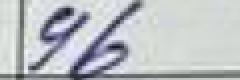
#> input picture legacy/image copy.png, 120 x 40 px, given as the content of the folder ingredients/1, which was not available (shown 2 times larger)
$ python b3.py
#> lines starting #> are read from the running program, lines starting #| are printed output that depends on the picture; after the words box and inside, x2 and y2 are one past the last pixel; in counts of white or black regions, pixels touching at a corner belong together; pictures that were not available may be replaced by others from this repository, and a replacement may not be noted
import os
import random
import glob
import numpy as np
from PIL import Image, ImageFilter
import cv2

INGREDIENTS_PATH = "ingredients"
OUTPUT_PATH = "train_data2"
BOX_HEIGHT = 40
BOX_WIDTH = 80
SAMPLES_PER_CLASS = 300

move_classes = [f"{s}{e}" for s in range(1, 10) for e in range(1, 10)] + \
               [f"{s}{e}x" for s in range(1, 10) for e in range(1, 10)]
classes = move_classes + ['empty']

os.makedirs(OUTPUT_PATH, exist_ok=True)

def crop_and_center_ink(cv2_gray_img, target_w=80, target_h=40, margin=4):
    ink_mask = cv2.bitwise_not(cv2_gray_img)
    coords = cv2.findNonZero(ink_mask)
    if coords is not None:
        x, y, w, h = cv2.boundingRect(coords)
        crop = cv2_gray_img[y:y+h, x:x+w]
        scale = min((target_w - 2*margin) / w, (target_h - 2*margin) / h)
        new_w, new_h = max(1, int(w * scale)), max(1, int(h * scale))
        resized_crop = cv2.resize(crop, (new_w, new_h), interpolation=cv2.INTER_AREA)
        canvas = np.full((target_h, target_w), 255, dtype=np.uint8)
        start_x, start_y = (target_w - new_w) // 2, (target_h - new_h) // 2
        canvas[start_y:start_y+new_h, start_x:start_x+new_w] = resized_crop
        return canvas
    return np.full((target_h, target_w), 255, dtype=np.uint8)

def create_move_image(class_name):
#> called with class_name = '11'
    if class_name == 'empty':
        return Image.new('L', (BOX_WIDTH, BOX_HEIGHT), color=255)

    # Start with a clean canvas
    img = Image.new('L', (200, 200), color=255)
#> img: PIL image 200x200 L; every value is 255
    current_x = 40
    for char in class_name:
        files = glob.glob(os.path.join(INGREDIENTS_PATH, char, "*.png"))
        char_img = Image.open(random.choice(files))
#> char_img is the input picture: PIL image 120x40 RGBA; mean R, G, B, A 187.7, 190.5, 194.3, 255
        size = random.randint(22, 28) if char == 'x' else random.randint(32, 42)
        char_img = char_img.resize((size, size), Image.Resampling.LANCZOS)
#> char_img: PIL image 38x38 RGBA
        char_img = char_img.rotate(random.randint(-12, 12), expand=True, fillcolor=0)
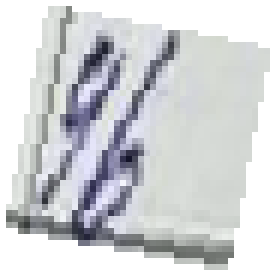
#> char_img: PIL image 46x46 RGBA (shown 6 times larger); mean R, G, B, A 128, 129.8, 132.5, 174; transparent parts drawn white
        bbox = char_img.getbbox()
#> bbox = (1, 1, 45, 45)
        if bbox: char_img = char_img.crop(bbox)
#> char_img: PIL image 44x44 RGBA

        ink_layer = Image.new('L', char_img.size, color=0)
#> ink_layer: PIL image 44x44 L; every value is 0
        paste_y = 100 - (char_img.height // 2) + random.randint(-5, 5)
#> paste_y = 77
        img.paste(ink_layer, (current_x, paste_y), mask=char_img)
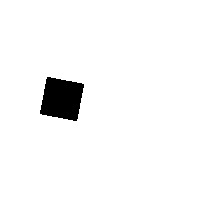
#> img: PIL image 200x200 L; 96.4% white; 1 black region, box (x1, y1, x2, y2) and area: (40, 77, 84, 121) 1444
        current_x += char_img.width + random.randint(-1, 4)
#> current_x = 87

    # --- THE CRITICAL FIX: Center FIRST, then Dilate ---
    temp_arr = np.array(img)
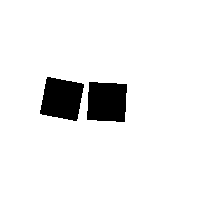
#> temp_arr: shape (200, 200); 92.8% white; 2 black regions, box (x1, y1, x2, y2) and area: (40, 77, 84, 121) 1444, (87, 82, 127, 122) 1444
    centered = crop_and_center_ink(temp_arr, BOX_WIDTH, BOX_HEIGHT)
#> in crop_and_center_ink, `coords = cv2.findNonZero(ink_mask)`: coords = contour of 2888 points, box (x1, y1, x2, y2) (40, 77, 127, 122), area 155
#> in crop_and_center_ink, `x, y, w, h = cv2.boundingRect(coords)`: x = 40; y = 77; w = 87; h = 45
#> in crop_and_center_ink, `crop = cv2_gray_img[y:y+h, x:x+w]`:
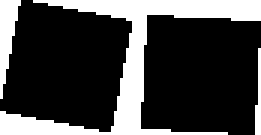
#> crop: shape (45, 87) (shown 3 times larger); 26.2% white; 3 white regions, box (x1, y1, x2, y2) and area: (0, 0, 87, 45) 865, (0, 0, 7, 33) 123, (85, 16, 87, 45) 39
#> in crop_and_center_ink, `scale = min((target_w - 2*margin) / w, (target_h - 2*margin) / h)`: scale = 0.711
#> in crop_and_center_ink, `new_w, new_h = max(1, int(w * scale)), max(1, int(h * scale))`: new_w = 61; new_h = 32
#> in crop_and_center_ink, `resized_crop = cv2.resize(crop, (new_w, new_h), interpolation=cv2.INTE..`:
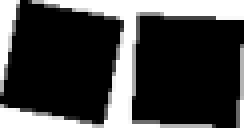
#> resized_crop: shape (32, 61) (shown 4 times larger); min 0, max 255, mean 66.9
#> in crop_and_center_ink, `start_x, start_y = (target_w - new_w) // 2, (target_h - new_h) // 2`: start_x = 9; start_y = 4

    # Randomly vary thickness (Some thin, some thick)
    ink_is_white = cv2.bitwise_not(centered)
    thickness = random.choice([1, 2, 2]) # Weight it towards thicker lines
    kernel = np.ones((thickness, thickness), np.uint8)
    thick_ink = cv2.dilate(ink_is_white, kernel, iterations=1)
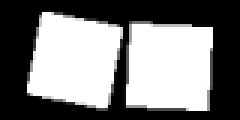
#> thick_ink: shape (40, 80) (shown 3 times larger); min 0, max 255, mean 124.4

    # Add a tiny bit of blur/noise to simulate real camera focus
    final_img = cv2.bitwise_not(thick_ink)
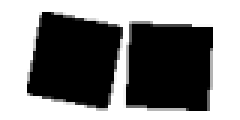
#> final_img: shape (40, 80) (shown 3 times larger); min 0, max 255, mean 130.6
    pil_final = Image.fromarray(final_img)
    if random.random() > 0.5:
        pil_final = pil_final.filter(ImageFilter.GaussianBlur(radius=0.3))

    return pil_final

# ... Execution loop remains same as previous ...
print("Generating centered data with variable thickness...")
for cls in classes:
    class_dir = os.path.join(OUTPUT_PATH, cls)
    os.makedirs(class_dir, exist_ok=True)
    for i in range(SAMPLES_PER_CLASS):
#> (the run stopped early here; a loop or call above may not have finished)
